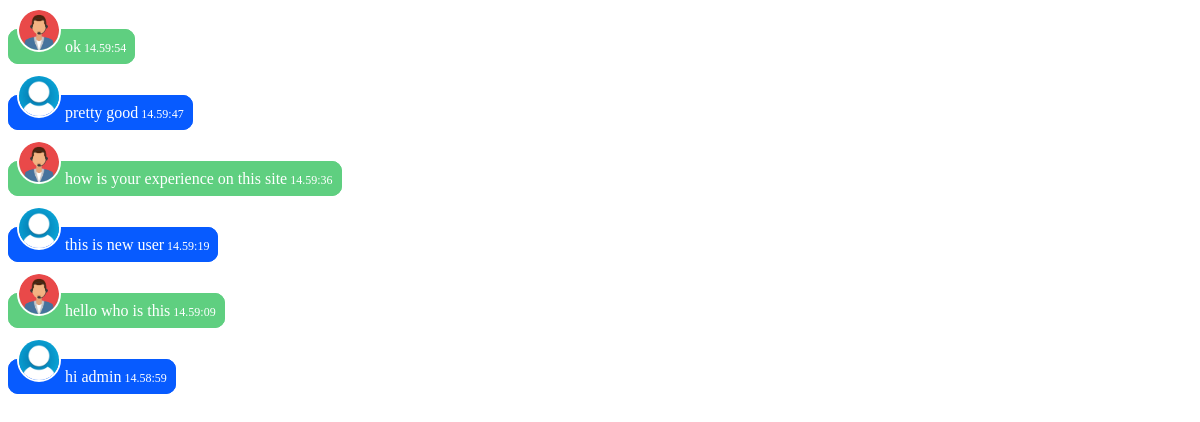
/chatdisplay.php, run on the app's committed database.
### tables this page shows
CREATE TABLE
  `chattable` (
    `username` varchar(20) NOT NULL,
    `message` varchar(200) NOT NULL,
    `time` varchar(100) NOT NULL
  );

### chatdisplay.php (the view, shortened to what this page needs)
<?php
if ($_SERVER['REQUEST_METHOD'] == "GET")
{
    $localhost = "localhost";
    $usernamew = "root";
    $passwordw = "";
    $db = "expdb";
    $conn = mysqli_connect($localhost, $usernamew, $passwordw, $db);
    $sql = "Select * from chattable order by time desc";
    $result = mysqli_query($conn, $sql);
    if (mysqli_num_rows($result) > 0) {
        while ($row = mysqli_fetch_assoc($result)) {
            if ($row["username"] == 'admin') {
                echo  "<span class='adchatmsg'><img src='admin.jpg'> " . $row["message"] . "<span class='time'>" . substr($row["time"], 8) . "</span></span><br><br>";
            } else {
                echo  "<span class='chatmsg'><img src='deafaultuser.jpg'> " . $row["message"] . "<span class='time'>" . substr($row["time"], 8) . "</span></span><br><br>";
            }
        }
    }
}
?>

### chatdisplay.php (style rules this page uses)
.chatmsg { background-color: #075bff; border: 1px solid #075bff; border-radius: 10px; height: 100px; width: 100px; padding: 8px; color: white; }
.adchatmsg { background-color: #5FCF80; border: 1px solid #5FCF80; border-radius: 10px; height: 100px; width: 100px; padding: 8px; color: white; }
.time { color: white; font-size: 12px; }
img { width: 40px; display: inline; height: 40px; border-radius: 50%; border: 2px solid white; }

### data on the page
chattable: message "ok", time "14.59:54"
chattable: message "pretty good", time "14.59:47"
chattable: message "how is your experience on this site", time "14.59:36"
chattable: message "this is new user", time "14.59:19"
chattable: message "hello who is this", time "14.59:09"
chattable: message "hi admin", time "14.58:59"
